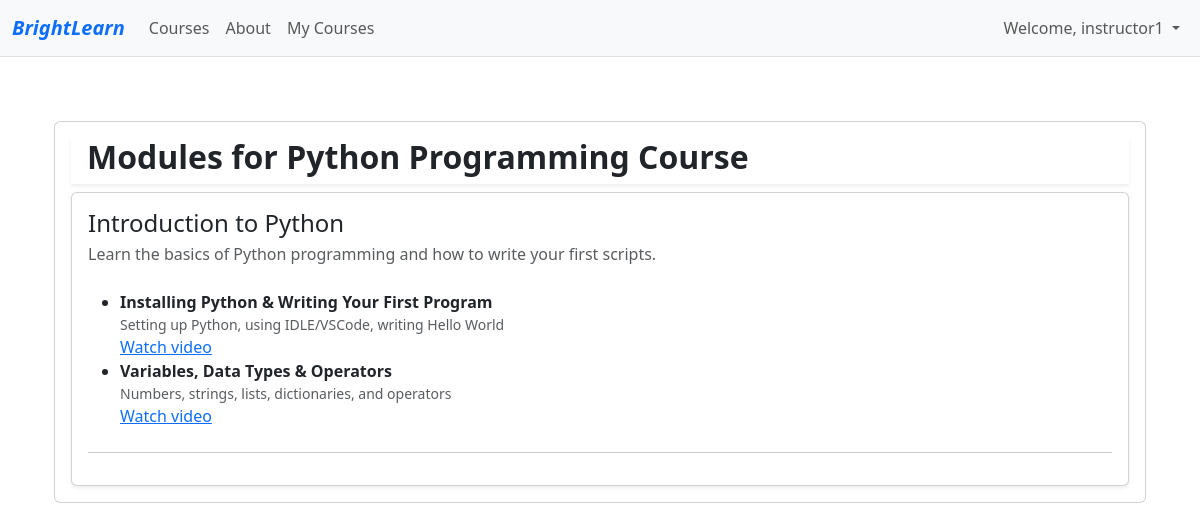
Page /courses/module-content/2/ (signed in) on the committed database.
### accounts/models.py (models this page shows, shortened)
class User(AbstractUser):
    name = models.CharField(max_length=70, default='name')
    contact = models.CharField(max_length=13)
    user_type = models.CharField(
        max_length=1,
        choices=(
            ('I', "Instructor"),
            ('S', "Student"),
        ),
    )

### courses/models.py (models this page shows, shortened)
class Course(models.Model):
    instructor = models.ForeignKey(User, on_delete=models.CASCADE)
    title = models.CharField(max_length=200)
    description = models.TextField()
    category = models.CharField(max_length=100)
    price = models.DecimalField(max_digits=10, decimal_places=2)
    start_date = models.DateField()
    end_date = models.DateField()
    created_at = models.DateTimeField(auto_now_add=True)
    image = models.ImageField(upload_to='course_images/', blank=True, null=True)

class Module(models.Model):
    course = models.ForeignKey(Course,on_delete=models.CASCADE,related_name="modules")
    title = models.CharField(blank=True,null=True)
    description = models.TextField(blank=True,null=True)

class Lesson(models.Model):
    CONTENT_CHOICES = (
        ('A','Assessment_URL'),
        ('V','Video_URL'),
        ('D','Document'),
    )
    module = models.ForeignKey(Module,on_delete=models.CASCADE, related_name="lessons")
    title = models.CharField(max_length=200)
    content = models.TextField(blank=True,null=True)
    content_type = models.CharField(max_length=20,choices=CONTENT_CHOICES)
    assessment_url = models.URLField(blank=True,null=True)
    video_url = models.URLField(blank=True,null=True)
    document = models.FileField(upload_to="lesson_documents/",blank=True,null=True)

### courses/views.py (the view, shortened to what this page needs)
# urls.py: path('module-content/<int:course_id>/', views.module_content, name='module_content'),
def module_content(request, course_id):
    course = get_object_or_404(Course, id=course_id)
    completed_lessons = []
    total_lessons = Lesson.objects.filter(module__course=course).count()
    course_completed = CourseCompletion.objects.filter(student=request.user, course=course).exists()
    can_complete_course = False
    if total_lessons > 0 and len(completed_lessons) == total_lessons:
        can_complete_course = True
    modules = course.modules.prefetch_related("lessons").all()
    context = {
        'course': course,
        'modules': modules,
        'completed_lessons': completed_lessons,
        'can_complete_course': can_complete_course,
        'total_lessons': total_lessons,
        'course_completed': course_completed,
    }
    return render(request, "courses/module_content.html", context)

### courses/views.py (called while the page is built)
def is_student(user):
    return user.is_authenticated and user.user_type == 'S'

### courses/templates/courses/module_content.html (shortened to what this page needs)
{% extends 'base.html' %}
{% block main %}
<div class="container py-5">
  <div class="card text-start">
    <div class="card-body">
      <div class="d-flex justify-content-between shadow-sm mb-2">
        <h2 class="fw-semibold ms-3">Modules for {{ course.title }}</h2>
      </div>
      <div class="card shadow-sm text-start">
        <div class="card-body">
        {% for module in modules %}
            <div class="d-flex justify-content-between">
              <div>
                <h4 class="mb-1">{{ module.title|default:"(Untitled module)" }}</h4>
                <p class="text-muted">{{ module.description|truncatechars:120|default:"No description." }}</p>
              </div>
            </div>
            <div class="mt-2">
              <ul class="mb-4">
                  {% for lesson in module.lessons.all %}
                        <li>
                          <strong>{{ lesson.title }}</strong>
                          {% if lesson.content %}
                          <div class="small text-muted">{{ lesson.content|truncatechars:120 }}</div>
                          {% endif %}
                          {% if lesson.content_type == 'V' and lesson.video_url %}
                          <div><a href="{{ lesson.video_url }}" target="_blank">Watch video</a></div>
                          {% elif lesson.content_type == 'A' and lesson.assessment_url %}
                          <div><a href="{{ lesson.assessment_url }}" target="_blank">Open assessment</a></div>
                          {% elif lesson.content_type == 'D' and lesson.document %}
                          <div><a href="{{ lesson.document.url }}" target="_blank">Download document</a></div>
                          {% endif %}
                        </li>
                      {% empty %}
                        {% if user.is_authenticated and user.user_type == 'S' %}
                          <li>No lessons yet</li>
                          {% else %}
                          <li>No Lessons yet. Click “Add Lessons” to create one.</li>
                          {% endif %}
                  {% endfor %}
              </ul>
            </div>
            <hr>
            {% empty %}
            {% if user.is_authenticated and user.user_type == 'S' %}
            <p>No Modules yet.</p>
            {% else %}
            <p>No modules yet. Click “Add Module” to create one.</p>
            {% endif %}
            {% endfor %}
          </div>
      </div>
    </div>
  </div>
</div>
{% endblock %}

### templates/base.html (shortened to what this page needs)
{% load static %}
<!doctype html>
<html lang="en">
<head>
    <link href="https://cdn.jsdelivr.net/npm/bootstrap@5.3.2/dist/css/bootstrap.min.css" rel="stylesheet"
 />
    <link href="{% static 'css/style.css' %}" rel="stylesheet" />
</head>
<body>
    <header>
        <nav class="navbar navbar-expand-lg navbar-light bg-light border-bottom">
            <div class="container-fluid">
                <a class="navbar-brand fw-bolder fst-italic text-primary" href="{% url 'home' %}">BrightLearn</a>
                <div class="collapse navbar-collapse" id="collapsibleNavId">
                    <ul class="navbar-nav me-auto mb-2 mb-lg-0">
                        <li class="nav-item">
                            <a class="nav-link" href="{% url 'course_list' %}">Courses</a>
                        </li>
                        <li class="nav-item">
                            <a class="nav-link" href="{% url 'about_us' %}">About</a>
                        </li>
                        {% if request.user.is_authenticated %}
                        {% if request.user.user_type == 'I' %}
                        <li class="nav-item">
                            <a class="nav-link" href="{% url 'my_courses' %}">My Courses</a>
                        </li>
                        {% endif %}
                        {% endif %}
                    </ul>
                    <div class="navbar-nav ms-auto">
                        {% if request.user.is_authenticated %}
                        <li class="nav-item dropdown">
                            <a class="nav-link dropdown-toggle" href="#" id="navbarDropdown" role="button"
                                data-bs-toggle="dropdown" aria-expanded="false">
                                Welcome, {{ request.user.username }}
                            </a>
                        </li>
                        {% else %}
                        <a class="btn btn-outline-primary me-2" href="{% url 'login' %}">Login</a>
                        <a class="btn btn-primary" href="{% url 'register' %}">Register</a>
                        {% endif %}
                    </div>
                </div>
            </div>
        </nav>
    </header>
    <main class="container">
        {% block main %}
        {% endblock main %}
    </main>
</body>
</html>

### rows in the picture
User: user.username "instructor1"
Course: title "Python Programming Course"
Module: title "Introduction to Python", description "Learn the basics of Python programming and how to write your first scripts."
Lesson: title "Installing Python & Writing Your First Program", content "Setting up Python, using IDLE/VSCode, writing Hello World"
Lesson: title "Variables, Data Types & Operators", content "Numbers, strings, lists, dictionaries, and operators"
